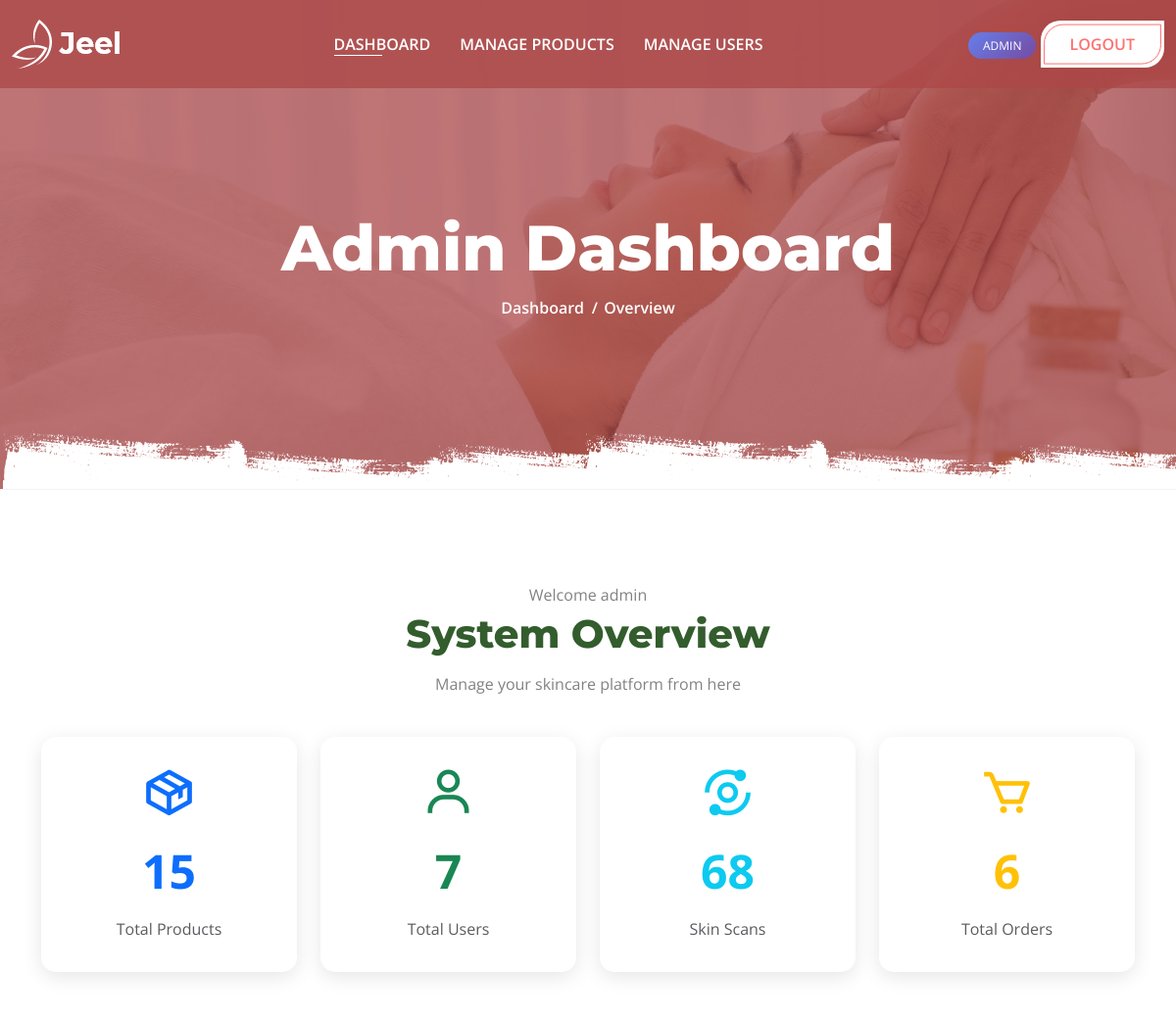
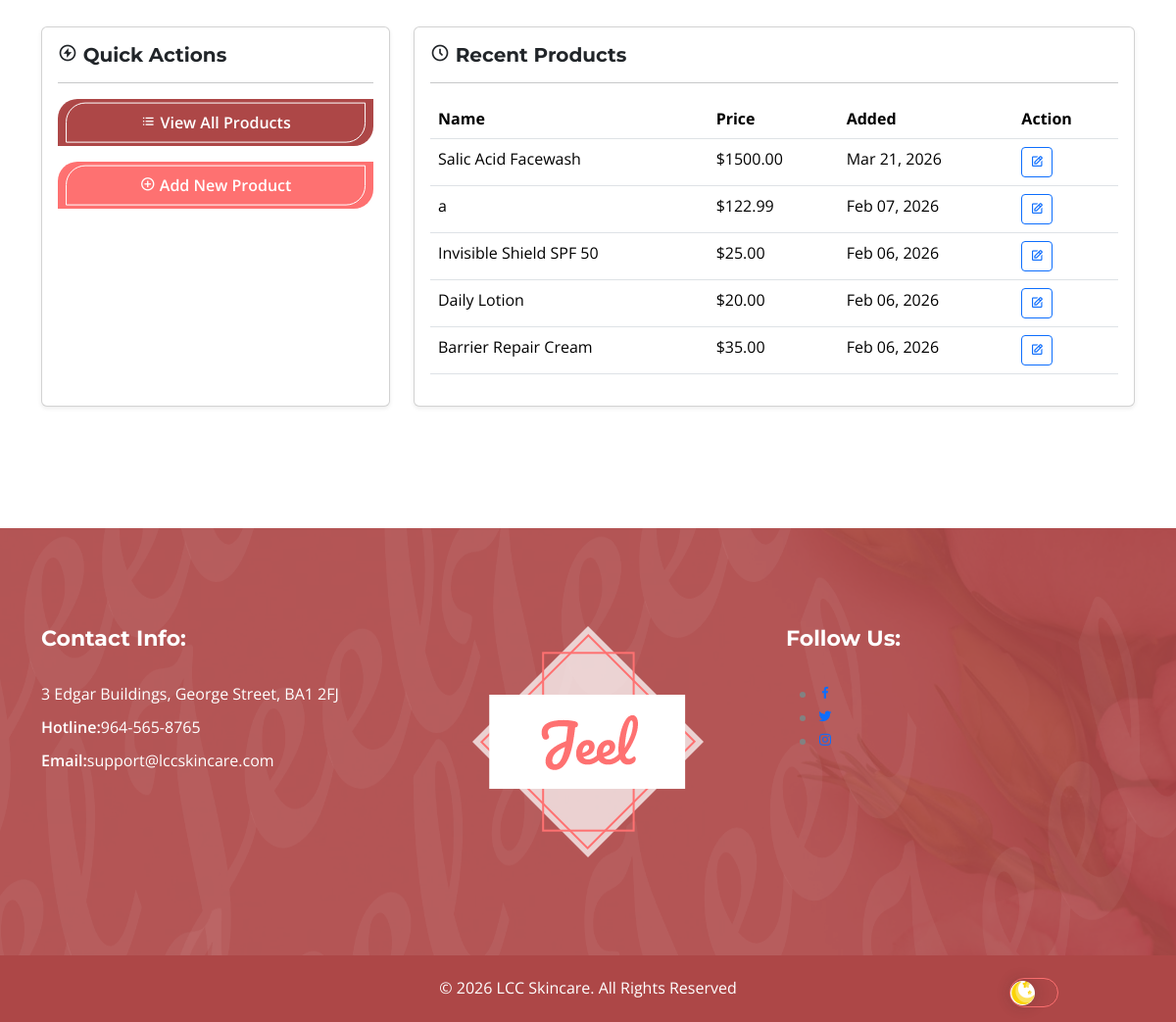
/admin-panel/ (signed in), run on the app's committed database (2 pictures, top to bottom).
### app/models.py (models this page shows, shortened)
class Product(models.Model):
    name = models.CharField(max_length=200)
    brand = models.CharField(max_length=100, blank=True)
    price = models.DecimalField(max_digits=10, decimal_places=2)
    image = models.ImageField(upload_to='products/')
    description = models.TextField()
    ingredients = models.ManyToManyField(Ingredient, blank=True)
    skin_type_suitability = models.CharField(max_length=100, help_text="e.g. Oily, Dry, All")
    benefits = models.TextField(help_text="Key benefits of the product")
    created_at = models.DateTimeField(auto_now_add=True)
    qty=models.IntegerField(null=True)

### app/views.py (the view)
# urls.py: path('admin-panel/', views.admin_dashboard, name='admin_dashboard'),
@admin_required
def admin_dashboard(request):
    from django.contrib.auth.models import User
    product_count = Product.objects.count()
    user_count = User.objects.count()
    scan_count = SkinScan.objects.count()
    order_count = Order.objects.count()
    recent_products = Product.objects.all().order_by('-created_at')[:5]
    context = {
        'product_count': product_count,
        'user_count': user_count,
        'scan_count': scan_count,
        'order_count': order_count,
        'recent_products': recent_products,
    }
    return render(request, 'admin/dashboard.html', context)

### app/views.py (called while the page is built)
def admin_required(view_func):
    @wraps(view_func)
    def wrapper(request, *args, **kwargs):
        if not request.user.is_authenticated:
            messages.error(request, 'Please login to continue.')
            return redirect('sign_in')
        if not request.user.is_staff:
            messages.error(request, 'Access denied. Admin privileges required.')
            return redirect('index')
        return view_func(request, *args, **kwargs)
    return wrapper

### app/templates/admin/dashboard.html (shortened to what this page needs)
<!DOCTYPE html>
<html lang="zxx">
{% load static %}
<head>
    <link rel="stylesheet" href="{% static 'assets/css/bootstrap.min.css' %}">
    <link rel="stylesheet" href="{% static 'assets/css/boxicons.min.css' %}">
    <link rel="stylesheet" href="{% static 'assets/css/meanmenu.css' %}">
    <link rel="stylesheet" href="{% static 'assets/css/animate.min.css' %}">
    <link rel="stylesheet" href="{% static 'assets/css/owl.carousel.min.css' %}">
    <link rel="stylesheet" href="{% static 'assets/css/owl.theme.default.min.css' %}">
    <link rel="stylesheet" href="{% static 'assets/css/modal-video.min.css' %}">
    <link rel="stylesheet" href="{% static 'assets/css/odometer.min.css' %}">
    <link rel="stylesheet" type="text/css" href="{% static 'assets/css/settings.css' %}">
    <link rel="stylesheet" type="text/css" href="{% static 'assets/css/layers.css' %}">
    <link rel="stylesheet" type="text/css" href="{% static 'assets/css/navigation.css' %}">
    <link rel="stylesheet" href="{% static 'assets/css/nice-select.min.css' %}">
    <link rel="stylesheet" href="{% static 'assets/css/style.css' %}">
    <link rel="stylesheet" href="{% static 'assets/css/responsive.css' %}">
    <link rel="stylesheet" href="{% static 'assets/css/theme-dark.css' %}">
</head>
<body>
    <div class="navbar-area sticky-top">
        <div class="main-nav two">
            <div class="container-fluid">
                <nav class="navbar navbar-expand-md navbar-light">
                    <a class="navbar-brand" href="{% url 'admin_dashboard' %}">
                        <img src="{% static 'assets/images/logo.png' %}" alt="Logo">
                    </a>
                    <div class="collapse navbar-collapse mean-menu" id="navbarSupportedContent">
                        <ul class="navbar-nav">
                            <li class="nav-item">
                                <a href="{% url 'admin_dashboard' %}" class="nav-link active">DASHBOARD</a>
                            </li>
                            <li class="nav-item">
                                <a href="{% url 'admin_products_list' %}" class="nav-link">MANAGE PRODUCTS</a>
                            </li>
                            <li class="nav-item">
                                <a href="{% url 'admin_users_list' %}" class="nav-link">MANAGE USERS</a>
                            </li>
                        </ul>
                        <div class="side-nav two">
                            <span class="admin-badge">ADMIN</span>
                            <a class="common-btn nav-btn" href="{% url 'logout' %}">LOGOUT</a>
                        </div>
                    </div>
                </nav>
            </div>
        </div>
    </div>
    <div class="page-title-wrap">
        <div class="page-title-area title-img-six">
            <div class="title-shape">
                <img src="{% static 'assets/images/title/title-shape1.png' %}" alt="Shape">
            </div>
            <div class="d-table">
                <div class="d-table-cell">
                    <div class="title-content">
                        <h2>Admin Dashboard</h2>
                        <ul>
                            <li><a href="{% url 'admin_dashboard' %}">Dashboard</a></li>
                            <li><span>Overview</span></li>
                        </ul>
                    </div>
                </div>
            </div>
        </div>
    </div>
    <div class="ptb-100">
        <div class="container">
            <div class="section-title two">
                <span>Welcome {{ user.username }}</span>
                <h2>System Overview</h2>
                <p>Manage your skincare platform from here</p>
            </div>
            <div class="row">
                <div class="col-md-3">
                    <div class="stat-card">
                        <i class='bx bx-package stat-icon text-primary'></i>
                        <div class="stat-number text-primary">{{ product_count }}</div>
                        <p class="text-muted mb-0">Total Products</p>
                    </div>
                </div>
                <div class="col-md-3">
                    <div class="stat-card">
                        <i class='bx bx-user stat-icon text-success'></i>
                        <div class="stat-number text-success">{{ user_count }}</div>
                        <p class="text-muted mb-0">Total Users</p>
                    </div>
                </div>
                <div class="col-md-3">
                    <div class="stat-card">
                        <i class='bx bx-analyse stat-icon text-info'></i>
                        <div class="stat-number text-info">{{ scan_count }}</div>
                        <p class="text-muted mb-0">Skin Scans</p>
                    </div>
                </div>
                <div class="col-md-3">
                    <div class="stat-card">
                        <i class='bx bx-cart stat-icon text-warning'></i>
                        <div class="stat-number text-warning">{{ order_count }}</div>
                        <p class="text-muted mb-0">Total Orders</p>
                    </div>
                </div>
            </div>
            <div class="row mt-5">
                <div class="col-lg-4 mb-4">
                    <div class="card shadow-sm h-100">
                        <div class="card-body">
                            <h5 class="card-title"><i class='bx bx-bolt-circle'></i> Quick Actions</h5>
                            <hr>
                            <a href="{% url 'admin_products_list' %}" class="common-btn two d-block mb-3 text-center">
                                <i class='bx bx-list-ul'></i> View All Products
                            </a>
                            <a href="{% url 'admin_product_add' %}" class="common-btn d-block text-center">
                                <i class='bx bx-plus-circle'></i> Add New Product
                            </a>
                        </div>
                    </div>
                </div>
                <div class="col-lg-8 mb-4">
                    <div class="card shadow-sm h-100">
                        <div class="card-body">
                            <h5 class="card-title"><i class='bx bx-time-five'></i> Recent Products</h5>
                            <hr>
                            {% if recent_products %}
                            <div class="table-responsive">
                                <table class="table table-hover">
                                    <thead>
                                        <tr>
                                            <th>Name</th>
                                            <th>Price</th>
                                            <th>Added</th>
                                            <th>Action</th>
                                        </tr>
                                    </thead>
                                    <tbody>
                                        {% for product in recent_products %}
                                        <tr>
                                            <td>{{ product.name }}</td>
                                            <td>${{ product.price }}</td>
                                            <td>{{ product.created_at|date:"M d, Y" }}</td>
                                            <td>
                                                <a href="{% url 'admin_product_edit' product.id %}" class="btn btn-sm btn-outline-primary">
                                                    <i class='bx bx-edit'></i>
                                                </a>
                                            </td>
                                        </tr>
                                        {% endfor %}
                                    </tbody>
                                </table>
                            </div>
                            {% else %}
                            <p class="text-muted text-center py-4">No products added yet.</p>
                            {% endif %}
                        </div>
                    </div>
                </div>
            </div>
        </div>
    </div>
    <footer class="footer-area two pt-100 pb-70">
        <div class="container">
            <div class="row justify-content-center">
                <div class="col-sm-6 col-lg-4">
                    <div class="footer-item">
                        <div class="footer-contact">
                            <h3>Contact Info:</h3>
                            <ul class="info">
                                <li><a href="#">3 Edgar Buildings, George Street, BA1 2FJ</a></li>
                                <li><span>Hotline:</span><a href="tel:9645658765">964-565-8765</a></li>
                                <li><span>Email:</span><a href="mailto:support@lccskincare.com">support@lccskincare.com</a></li>
                            </ul>
                        </div>
                    </div>
                </div>
                <div class="col-sm-6 col-lg-4">
                    <div class="footer-item">
                        <div class="footer-img">
                            <a href="{% url 'index' %}">
                                <img src="{% static 'assets/images/logo-two.png' %}" alt="Footer">
                            </a>
                        </div>
                    </div>
                </div>
                <div class="col-sm-6 col-lg-4">
                    <div class="footer-item">
                        <div class="footer-find">
                            <h3>Follow Us:</h3>
                            <ul>
                                <li><a href="#" target="_blank"><i class="bx bxl-facebook"></i></a></li>
                                <li><a href="#" target="_blank"><i class="bx bxl-twitter"></i></a></li>
                                <li><a href="#" target="_blank"><i class="bx bxl-instagram"></i></a></li>
                            </ul>
                        </div>
                    </div>
                </div>
            </div>
        </div>
    </footer>
    <div class="copyright-area two">
        <div class="container">
            <div class="copyright-item">
                <p>&copy; 2026 LCC Skincare. All Rights Reserved</p>
            </div>
        </div>
    </div>
</body>
</html>

### app/static/assets/css/meanmenu.css (style rules this page uses)
body { font-family:Oswald,sans-serif;padding:0;margin:0;font-size:15px;background-color:#f1f1f1 }
.main-nav nav .navbar-nav .nav-item .dropdown-menu li .dropdown-menu li a.active,.main-nav nav .navbar-nav .nav-item .dropdown-menu li .dropdown-menu li a:focus,.main-nav nav .navbar-nav .nav-item .dropdown-menu li .dropdown-menu li a:hover,.main-nav nav .navbar-nav .nav-item .dropdown-menu li a.active,.main-nav nav .navbar-nav .nav-item .dropdown-menu li a:focus,.main-nav nav .navbar-nav .nav-item .dropdown-menu li a:hover,.main-nav nav .navbar-nav .nav-item .dropdown-menu li:hover a,.main-nav nav .navbar-nav .nav-item a.active,.main-nav nav .navbar-nav .nav-item a:focus,.main-nav nav .navbar-nav .nav-item a:hover,.main-nav nav .navbar-nav .nav-item:hover a,.mobile-nav.mean-container .mean-nav ul li a.active { color:#ff2d55 }
.main-nav { background:#000;position:absolute;top:0;left:0;padding-top:15px;padding-bottom:15px;width:100%;z-index:999;height:auto }
.navbar-light .navbar-brand,.navbar-light .navbar-brand:hover { color:#fff;font-weight:700;text-transform:uppercase }
.main-nav nav ul { padding:0;margin:0;list-style-type:none }
.main-nav nav .navbar-nav .nav-item { position:relative;padding:15px 0 }
.main-nav nav .navbar-nav .nav-item a { font-weight:500;font-size:16px;text-transform:uppercase;color:#fff;padding:0;margin-left:15px;margin-right:15px }

### app/static/assets/css/layers.css (style rules this page uses)
* { -webkit-box-sizing:border-box;-moz-box-sizing:border-box;box-sizing:border-box }

### app/templates/admin/dashboard.html (style rules this page uses)
.stat-card { background: white; border-radius: 15px; padding: 30px; box-shadow: 0 5px 20px rgba(0,0,0,0.1); transition: transform 0.3s; text-align: center; margin-bottom: 30px; }
.stat-icon { font-size: 56px; margin-bottom: 15px; }
.stat-number { font-size: 48px; font-weight: bold; margin-bottom: 10px; }
.admin-badge { background: linear-gradient(135deg, #667eea 0%, #764ba2 100%); color: white; padding: 5px 15px; border-radius: 20px; font-size: 12px; margin-left: 10px; }

### data on the page
Product: name "Salic Acid Facewash", price "1500.00", created_at "Mar 21, 2026"
Product: name "a", price "122.99", created_at "Feb 07, 2026"
Product: name "Invisible Shield SPF 50", price "25.00", created_at "Feb 06, 2026"
Product: name "Daily Lotion", price "20.00", created_at "Feb 06, 2026"
Product: name "Barrier Repair Cream", price "35.00", created_at "Feb 06, 2026"

### other printed values
{{ user.username }} "admin"
{{ product_count }} "15"
{{ user_count }} "7"
{{ scan_count }} "68"
{{ order_count }} "6"
